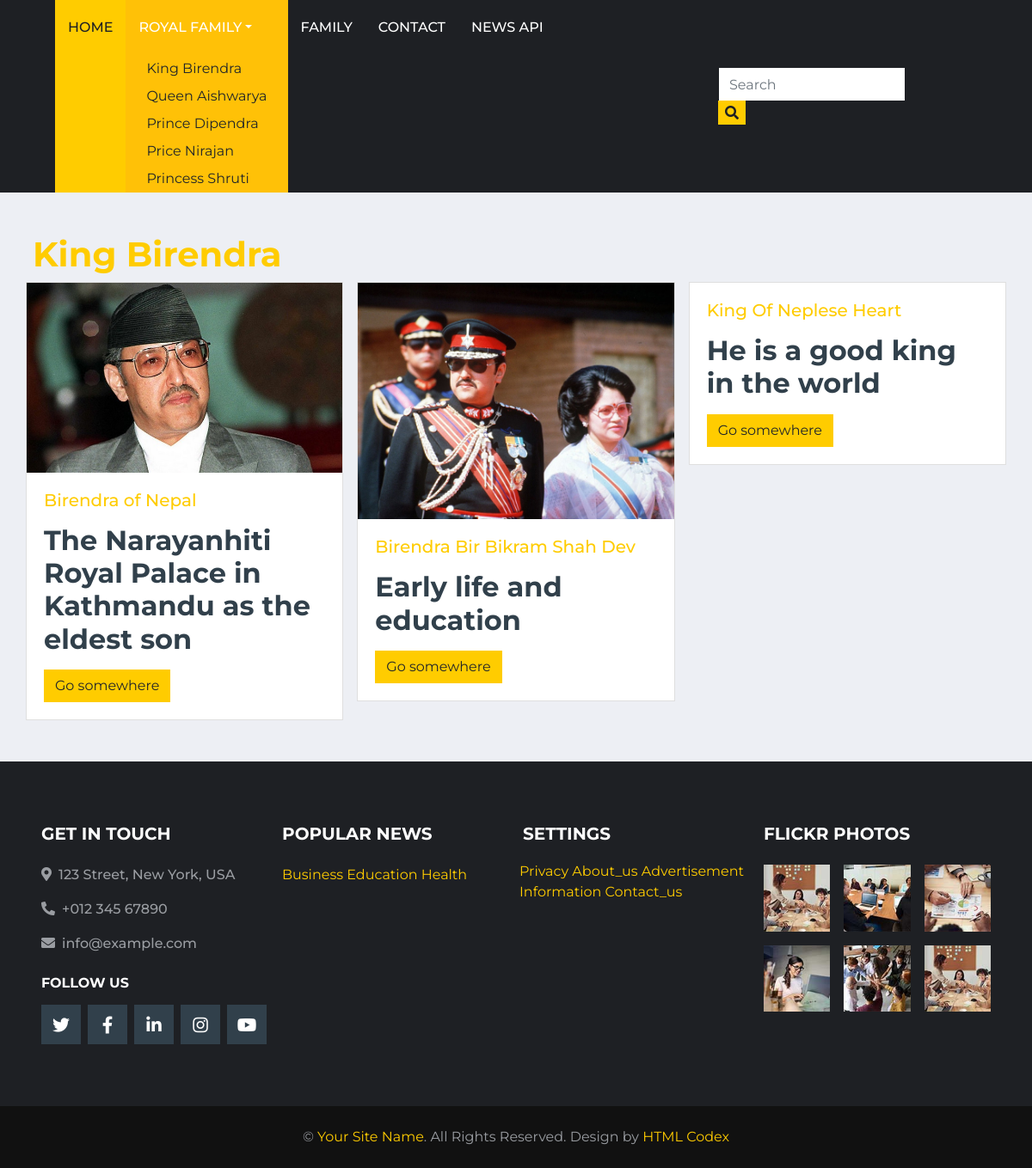
Page /royal/king-birendra on the committed database.
### game/models.py (models this page shows)
class Royal(models.Model):
    name=models.CharField(max_length=100, unique=True)
    slug=models.SlugField(max_length=100, unique=True)

class Family(models.Model):
    royal=models.ForeignKey(Royal, on_delete=models.PROTECT)
    created_at=models.DateTimeField(auto_now_add=True)
    updated_at=models.DateTimeField(auto_now=True)
    is_published=models.BooleanField(default=True)
    title=models.CharField(max_length=100)
    slug=models.SlugField(max_length=100, unique=True)
    summary=RichTextField()
    description=RichTextField()
    photo=models.ImageField(upload_to='photos/%y/%m/%d/', blank=True)

class Popular(models.Model):
    title=models.CharField(max_length=250, unique=True)
    slug=models.SlugField(max_length=250, unique=True)
    content=RichTextField()
    image=models.ImageField(upload_to='page/%y/%m/%d/', blank=True)

class Page(models.Model):
    title=models.CharField(max_length=250, unique=True)
    slug=models.SlugField(max_length=255, unique=True)
    content=RichTextField()
    image=models.ImageField(upload_to='page/%y/%m/%d/', blank=True)

### game/views.py (the view)
# urls.py: path('royal/<slug>',views.royal_family, name='royal'),
def royal_family(request, slug):
    data={
        'royData':Royal.objects.get(slug=slug),
    }
    return render(request, 'royal_family.html', data)

### game/general.py (called while the page is built)
def global_data(request):
    data={
        'royalData':Royal.objects.all(),
        'pageData':Page.objects.all(),
        'popularData':Popular.objects.all(),
    }
    return data

### game/templates/royal_family.html
{% extends 'layouts/main.html' %}
{% block content %}
<div class="container mt-5">
    <div class="row">
        <div class="col-md-12">
            <h1><a href="">{{ royData.name }}</a></h1>
        </div>
        <div class="row">
            {% for cfamily in royData.family_set.all %}
                <div class="col-md-4">
                    <div class="card">
                        {% if cfamily.photo %}
                        <img src="{{ cfamily.photo.url }}" class="img-fluid card-img-top" height="50" alt="image not found">
                        {% endif %}
                        <div class="card-body">
                          <h5 class="card-title"><a href="">{{ cfamily.title }}</a></h5>
                          <p class="card-text">{{ cfamily.summary | safe }}</p>
                          <a href="{% url 'family_details' cfamily.slug %}" class="btn btn-primary">Go somewhere</a>
                        </div>
                    </div>
                </div>
            {% endfor %}
        </div>
    </div>
</div>
{% endblock %}

### game/templates/layouts/menu.html (shortened to what this page needs)
<body>
    <div class="container-fluid p-0">
    <nav class="navbar navbar-expand-lg bg-dark navbar-dark py-2 py-lg-0 px-lg-5">
        <div class="collapse navbar-collapse justify-content-between px-0 px-lg-3" id="navbarCollapse">
            <div class="navbar-nav mr-auto py-0">
                <a href="{% url 'index' %}" class="nav-item nav-link active">Home</a>
                <div class="nav-item dropdown bg-warning">
                    <a href="/" class="nav-link dropdown-toggle" data-toggle="dropdown">Royal Family</a></li>
                    {% for royal in royalData %}
                        <a href="{% url 'royal' royal.slug %}" class="dropdown-item">{{ royal.name }}</a></li>
                    {% endfor %}
                </div>
                <a href="{% url 'family' %}" class="nav-item nav-link">Family</a>
                <a href="{% url 'contact' %}" class="nav-item nav-link">Contact</a>
                  <a href="{% url 'news_api' %}" class="nav-item nav-link">News API</a>
            </div>
            <div class="input-group ml-auto d-none d-lg-flex" style="width: 100%; max-width: 300px;">
                <form action="{% url 'family' %}" method="post">
                    <input type="text" class="form-control border-0" required name="search" placeholder="Search">
                    <div class="input-group-append">
                        <button class="input-group-text bg-primary text-dark border-0 px-2">
                        <i class="fa fa-search"></i></button>
                    </div>
                </form>
            </div>
        </div>
    </nav>
    </div>

### game/templates/layouts/footer.html (shortened to what this page needs)
  {% load static %}
  <div class="container-fluid bg-dark pt-5 px-sm-3 px-md-5 mt-5">
    <div class="row py-4">
        <div class="col-lg-3 col-md-6 mb-5">
            <h5 class="mb-4 text-white text-uppercase font-weight-bold">Get In Touch</h5>
            <p class="font-weight-medium"><i class="fa fa-map-marker-alt mr-2"></i>123 Street, New York, USA</p>
            <p class="font-weight-medium"><i class="fa fa-phone-alt mr-2"></i>+012 345 67890</p>
            <p class="font-weight-medium"><i class="fa fa-envelope mr-2"></i>info@example.com</p>
            <h6 class="mt-4 mb-3 text-white text-uppercase font-weight-bold">Follow Us</h6>
            <div class="d-flex justify-content-start">
                <a class="btn btn-lg btn-secondary btn-lg-square mr-2" href="#"><i class="fab fa-twitter"></i></a>
                <a class="btn btn-lg btn-secondary btn-lg-square mr-2" href="#"><i class="fab fa-facebook-f"></i></a>
                <a class="btn btn-lg btn-secondary btn-lg-square mr-2" href="#"><i class="fab fa-linkedin-in"></i></a>
                <a class="btn btn-lg btn-secondary btn-lg-square mr-2" href="#"><i class="fab fa-instagram"></i></a>
                <a class="btn btn-lg btn-secondary btn-lg-square" href="#"><i class="fab fa-youtube"></i></a>
            </div>
        </div>
        <div class="col-lg-3 col-md-6 mb-5">
            <h5 class="mb-4 text-white text-uppercase font-weight-bold">Popular News</h5>
            <div class="mb-3">
                <div class="mb-2">
                    {% for popular in popularData %}
                    <a href="{% url 'popular' popular.slug %}">{{ popular.title }}</a>
                    {% endfor %}
                </div>
            </div>
        </div>
        <div class="col-lg-3 col-md-6 mb-5">
            <h5 class="mb-4 text-white text-uppercase font-weight-bold">Settings</h5>
            <div class="m-n1">
                {% for page in pageData %}
                <a href="{% url 'page' page.slug %}">{{ page.title }}</a>
                {% endfor %}
            </div>
        </div>
        <div class="col-lg-3 col-md-6 mb-5">
            <h5 class="mb-4 text-white text-uppercase font-weight-bold">Flickr Photos</h5>
            <div class="row">
                <div class="col-4 mb-3">
                    <a href=""><img class="w-100" src="{% static 'img/news-110x110-1.jpg' %}" alt=""></a>
                </div>
                <div class="col-4 mb-3">
                    <a href=""><img class="w-100" src="{% static 'img/news-110x110-2.jpg' %}" alt=""></a>
                </div>
                <div class="col-4 mb-3">
                    <a href=""><img class="w-100" src="{% static 'img/news-110x110-3.jpg' %}" alt=""></a>
                </div>
                <div class="col-4 mb-3">
                    <a href=""><img class="w-100" src="{% static 'img/news-110x110-4.jpg' %}" alt=""></a>
                </div>
                <div class="col-4 mb-3">
                    <a href=""><img class="w-100" src="{% static 'img/news-110x110-5.jpg' %}" alt=""></a>
                </div>
                <div class="col-4 mb-3">
                    <a href=""><img class="w-100" src="{% static 'img/news-110x110-1.jpg' %}" alt=""></a>
                </div>
            </div>
        </div>
    </div>
</div>
<div class="container-fluid py-4 px-sm-3 px-md-5" style="background: #111111;">
    <p class="m-0 text-center">&copy; <a href="#">Your Site Name</a>. All Rights Reserved.
    Design by <a href="https://htmlcodex.com">HTML Codex</a></p>
</div>
</body>
</html>

### rows in the picture
Royal: name "King Birendra"
Royal: name "Queen Aishwarya"
Royal: name "Prince Dipendra"
Royal: name "Price Nirajan"
Royal: name "Princess Shruti"
Family: photo (picture), title "Birendra of Nepal", summary "The Narayanhiti Royal Palace in Kathmandu as the eldest son"
Family: photo (picture), title "Birendra Bir Bikram Shah Dev", summary "Early life and education"
Family: title "King Of Neplese Heart", summary "He is a good king in the world"
Popular: title "Business"
Popular: title "Education"
Popular: title "Health"
Page: title "Privacy"
Page: title "About_us"
Page: title "Advertisement"
Page: title "Information"
Page: title "Contact_us"
